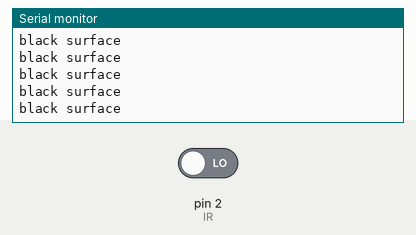
This sketch was run on a simulated Arduino Uno, built with avr-gcc and run on an emulated ATmega328P. On the bench: the last lines printed to the serial monitor. The test bench sets the inputs (shaded band); at power-on: pin 2 (IR) LOW.

Above: at 1.2 s.
1.3 s: pin 2 (IR) driven HIGH
At 2.2 s:
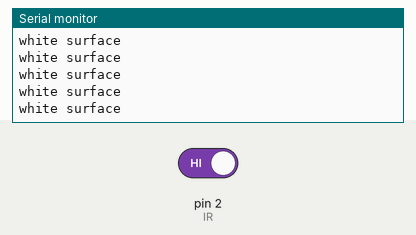
3.2 s: pin 2 (IR) driven LOW
At 4.0 s:
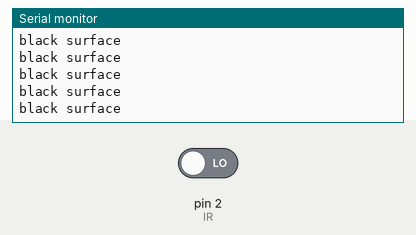
6.2 s: pin 2 (IR) driven HIGH
At 7.2 s:
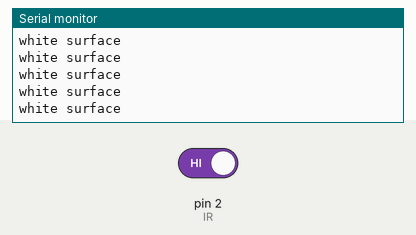
9.2 s: pin 2 (IR) driven LOW
At 9.9 s:
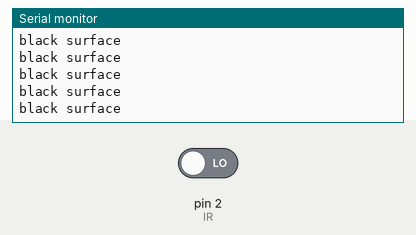
12.2 s: pin 2 (IR) driven HIGH
At 13.0 s:
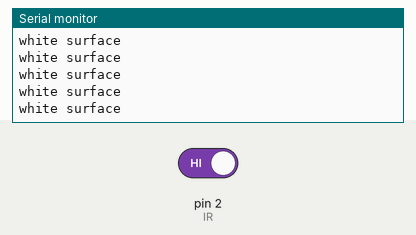

The sketch:

Program_to_read_IR_sensor.ino
```cpp
/*
 *  IR sensor module to Serial
 * Read values from IR sensor Module connected on pin 2 of arduino.
 * Note: We are using digital IR sensor Module in this Example
 */
const int IR = 2;     //IR sensor signal pin
void setup() {
Serial.begin(9600);   //start Serial commuication at 9600 baud rate
pinMode(IR,INPUT);
}

void loop() {
int val = digitalRead(IR);  //read value and store it in val

if (val==HIGH)
{Serial.println("white surface");}

if (val==LOW)
{Serial.println("black surface");}

}
```

Measured:
- after the input at 1.3 s, the serial monitor: prints a new line after 0.07 s (image 1)
